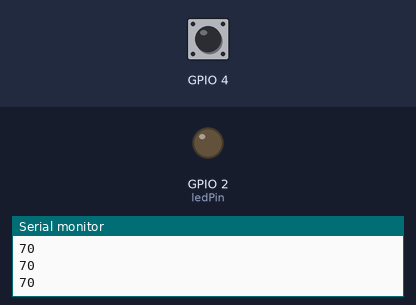
The sketch below on a simulated ESP32. Parts: output pins drawn as LEDs (lit = HIGH), the last lines printed to the serial monitor. The test bench sets the inputs (shaded band); at power-on: GPIO 4 HIGH.

Above: at 1.2 s.
1.3 s: GPIO 4 pulled LOW for 0.15 s
At 1.5 s:
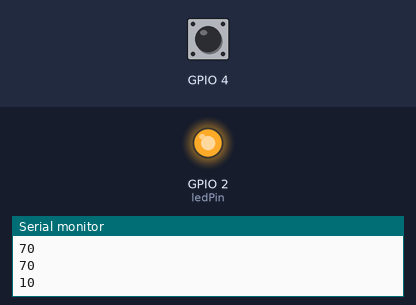
3.1 s: GPIO 4 pulled LOW for 3.2 s
At 6.9 s:
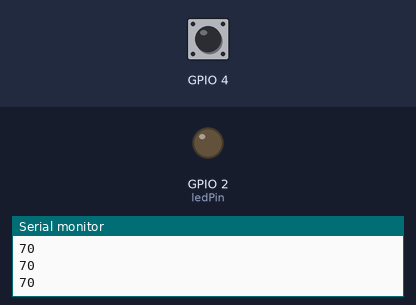
Timing chart, 0 to 8.4 s (numbered marks = the images above; inputs shaded):
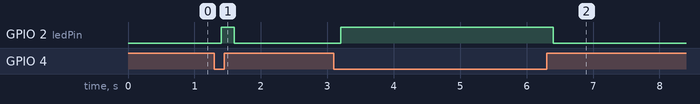

Measured:
- after the input at 1.3 s, GPIO 2 (ledPin): LOW → HIGH after 0.10 s, → LOW 0.20 s later
- after the input at 3.1 s, GPIO 2 (ledPin): LOW → HIGH after 0.10 s, → LOW 3.2 s later

The sketch:

TOUCH_SENSOR.ino
```cpp
int ledPin = 2;
void setup() {
  // put your setup code here, to run once:
  Serial.begin(115200);
  pinMode(ledPin, OUTPUT);
}

void loop() {
  // put your main code here, to run repeatedly:
  Serial.println(touchRead(T0));

  if(touchRead(T0) < 30) {
    digitalWrite(ledPin, HIGH);
  } else {
    digitalWrite(ledPin, LOW);
  }

  delay(200);
}
```
